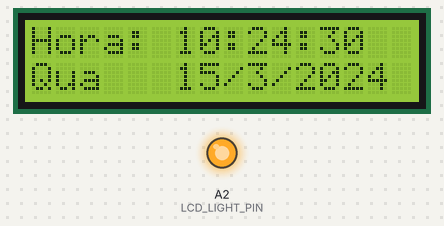
Recording of a sketch running on a simulated Arduino Uno, built with avr-gcc and run on an emulated ATmega328P. On the bench: 16×2 character LCD, output pins drawn as LEDs (lit = HIGH). The local clock reads 2024-03-15 10:24:30 at power-on unless the sketch sets it.

Above: at 0.3 s.
At 4.3 s:
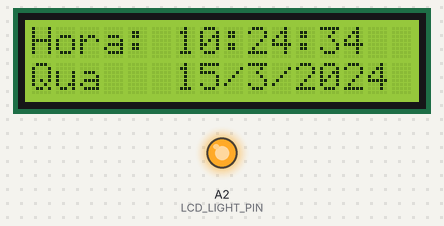
At 9.4 s:
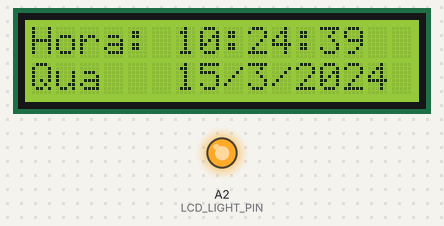
At 19.4 s:
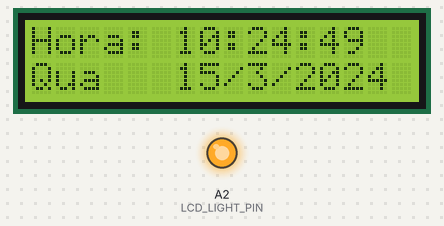
At 28.5 s:
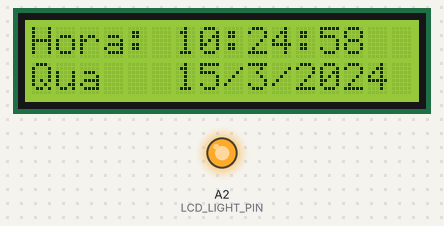
At 38.6 s:
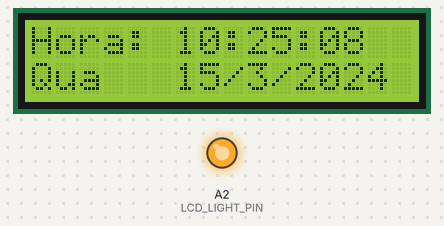

The sketch:

Relogio.ino
```cpp
#include <Wire.h>
#include <TimeLib.h>
#include <DS1307RTC.h>
#include <LiquidCrystal.h>

LiquidCrystal lcd(12, 11, 5, 4, 3, 2);
#define LCD_LIGHT_PIN A2

void setup() {
  Serial.begin(9600);
  while (!Serial) ; // wait for serial
  delay(200);
  lcd.begin(16,2); //Inicializa LCD
lcd.clear(); //Limpa o LCD
pinMode(LCD_LIGHT_PIN, OUTPUT);
 digitalWrite(LCD_LIGHT_PIN, HIGH);
 lcd.display();
}

void loop() {
tmElements_t tm; // declarar comando do rtc
  if (RTC.read(tm)) { // Conferir se nao resetou o tempo
    lcd.setCursor(0,0);
    lcd.print("Hora: ");
    print2digits(tm.Hour);
    lcd.print(":");
    print2digits(tm.Minute);
    lcd.print(":");
    print2digits(tm.Second);
    lcd.setCursor(0,1);

      switch(tm.Wday){ // printar o dia da semana
     case 0:
     lcd.print("Qui   ");
     break;
     case 1:
     lcd.print("Sex   ");
     break;
     case 2:
     lcd.print("Sab   ");
     break;
     case 3:
     lcd.print("Dom   ");
     break;
     case 4:
     lcd.print("Seg   ");
     break;
     case 5:
     lcd.print("Ter   ");
     break;
     case 6:
     lcd.print("Qua   ");

     break;}

    lcd.print(tm.Day);
     lcd.print('/');
    lcd.print(tm.Month);
     lcd.print('/');
    lcd.print(tmYearToCalendar(tm.Year));

  } else {
    if (RTC.chipPresent()) { //Caso precisar rodar SetTime
      lcd.print("Rodar SetTime");
    } else {
      lcd.print("Erro no circuito");
    }
    delay(9000);
  }
  delay(1000);
}

void print2digits(int number) {
  if (number >= 0 && number < 10) {
    lcd.print('0');
  }
  lcd.print(number);
}
```

Measured:
- what the display in image 0 shows lasts 1.0 s, from 0.3 s to 1.3 s
